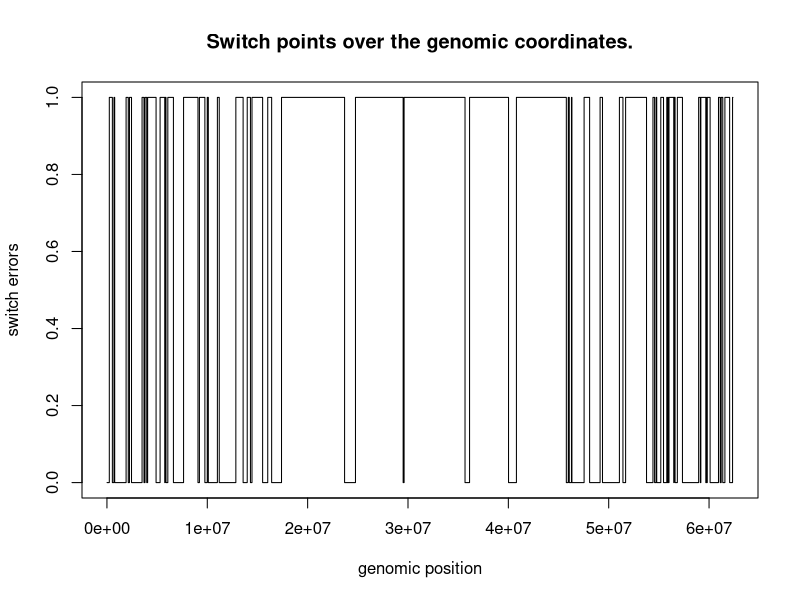
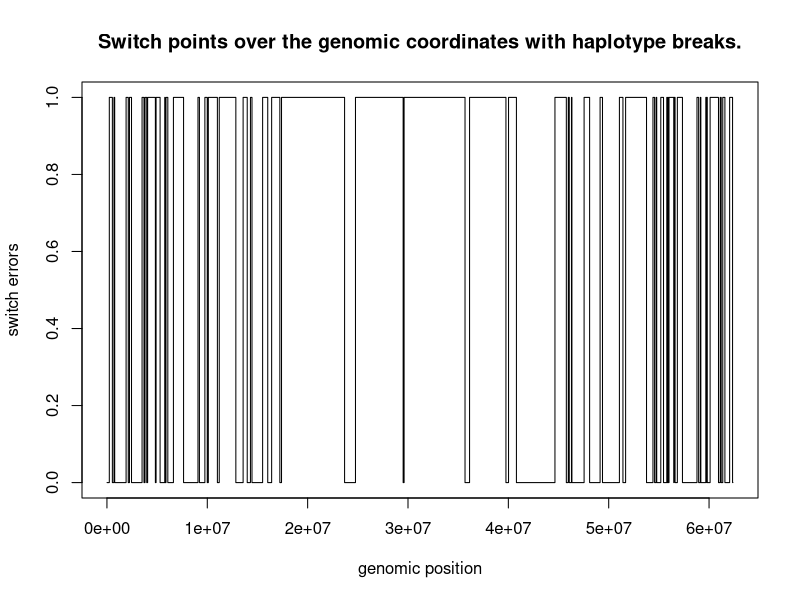

Source code (R) for these figures, in order: (Note: this script raises an error after producing the figures.)

## Purpose of the this script: 
  # Compute the switch points using the truth and phased haplotype (obtained from phaseExtender)
  # Here we use 25 RBphased samples used in SetB_02.

### Set the required path; 
## **update the path as need be with your directory 
getwd()
setwd("/home/priyanka/Dropbox/SharedWithHarish/TestSwitchErrors/SwitchErrorTutorial")
getwd()
list.files()  # read available files and folders 


##########  Switch errors test - Set B (first round of phaseExtension) ########## 
#####  Read the required data  ###### 

## Import "truth haplotype" for SetB
# truth set remains the same 
truthHaplotype_NA12891 <- read.table('SetB/truth_Haplotype_NA12891.txt', header = TRUE)
head(truthHaplotype_NA12891)
  #**Note: R doesn't allow to use ":" in header name and it is automatically renamed to "."
  # you can see this in the output 

# change the name of the header
colnames(truthHaplotype_NA12891)[colnames(truthHaplotype_NA12891)=="NA12891.PI"] <- "true.NA12891.PI"
colnames(truthHaplotype_NA12891)[colnames(truthHaplotype_NA12891)=="NA12891.PG_al"] <- "true.NA12891.PG_al"


## Import "phased haplotype" for SetB
phased_SetB_NA12891 <- read.table('SetB_03/phased_Haplotype_NA12891.txt', header = TRUE)
head(phased_SetB_NA12891)

# change the name of the header
colnames(phased_SetB_NA12891)[colnames(phased_SetB_NA12891)=="NA12891.PI"] <- "phased.NA12891.PI"
colnames(phased_SetB_NA12891)[colnames(phased_SetB_NA12891)=="NA12891.PG_al"] <- "phased.NA12891.PG_al"


## Merge the truth and phased data set to identify switch errors
merged.data <- merge(truthHaplotype_NA12891, phased_SetB_NA12891,
                     by=c("CHROM", "POS"))
head(merged.data)

# set the data in order by "POS" - ** it's very important to do this **
merged.data <- merged.data[order(merged.data$POS),]

# after merging, the row-index becomes random; so let's put it in order
rownames(merged.data) <- NULL

# Now, compare the "truth haplotype" with "phased haplotype" and ...
# ... find the sites where haplotype phasing switched
merged.data$match <- ifelse((merged.data$true.NA12891.PG_al == merged.data$phased.NA12891.PG_al), 0, 1)
# **Note: the "match" column should have values "0's" and "1's". A continous "0" or "1" indicates 
# .. properly phased block. But, transition from 0 -> 1 or from 1 -> 0 suggests a "Switch Error" betweeen the blocks.

# Now, plot the "Switch Error" points as png
png("SwitchPoints_SetB02_withOutHaplotypeBreaks.png", width = 1600, height = 600)
plot(merged.data$POS, merged.data$match, main = "Switch points over the genomic coordinates.", type = "s", 
     xlab = "genomic position", ylab = "switch errors")
#title(main = "Switch points", xlab = 'genomic coordinates', ylab = 'switch points')
dev.off()


# Compute switch error rates 
number_of_hets <- length(merged.data$match)
num_of_switch <- 0
prev_match <- merged.data$match[1]
for (item in merged.data$match){
  curr_match = item
  if (curr_match != prev_match){
    num_of_switch = num_of_switch + 1
    
    # reset the "previous match" value
    prev_match = curr_match}}

switch_err_rate = num_of_switch/(number_of_hets)
switch_err_rate
# [1] 0.009207532

# switch error rate per mb
# the size of human Chr 22 is about 62.3 mb
switch_error_rate_perMb = switch_err_rate/(62)
switch_error_rate_perMb
# [1] 0.0002819994



# switch error after accounting for the initial number of RBphased blocks
######## Fix the switch points by taking "haplotype breaks" into account. ##########
## The above switch point data (i.e "match") and the plot we obtained above doesn't account for break in haplotypes.
# Since our haplotype aren't completely merged genome/chromosome wide. The switch points needs to be defined per block. 

## So, now we compute switch point by including changes in "PI" values.
# Now, the "switch points" are addressed when :
  # we see 0 -> 1, or when 1 -> 0 in the "match" data
  # PI of the haplotype block changes
    # ** So, now we need to account for the match and also for change in haplotype block index.

# the length (number of rows) of the dataframe
seq_len <- length(merged.data$match)
seq_len

# set empty variables 
previous_match <- 0
hap_size <- 0
haplotype_sizes <- integer()  # to store the size of haplotype extended truly.
previous_pi <- 1 
haplotype_breaks <- integer()

# run a for loop to find switch points 
for (ith in c(1:seq_len)){
  current_match = merged.data$match[ith]
  current_pi = merged.data$phased.NA12891.PI[ith]
  if (previous_match == current_match & previous_pi == current_pi) {
    hap_size = hap_size + 1}
  else if (previous_match != current_match | previous_pi != current_pi) {
    # store the haplotype size of properly phased (extended) block
    haplotype_sizes <- c(haplotype_sizes, hap_size)
    hap_size <- 1}  # reset the haplotype size to 1
  
  # store the last haplotype size when the for loop reaches the end
  if (ith == seq_len){
    haplotype_sizes <- c(haplotype_sizes, hap_size)}
  
  # also find the genomic positions where haplotype breaks occur 
  if (previous_pi != current_pi){
    haplotype_breaks <- c(haplotype_breaks, merged.data$POS[ith])}
  
  # update the previous match and pi values for next for-loop 
  previous_match = current_match
  previous_pi = current_pi }


## Identify switch points and compute "switch error" rates. 
# the total number of haplotype blocks represent frequecy of switch points
freq_of_switch = length(haplotype_sizes)
freq_of_switch
total_possible_switch = sum(haplotype_sizes) # or number of hets site
haplotype_sizes

# calculate switch error rate
switch_error_rate = (freq_of_switch/total_possible_switch)
switch_error_rate
# [1] 0.009828264

# switch error rate per mb
switch_error_rate_perMb = switch_error_rate/(62)
switch_error_rate_perMb
# [1] 0.0002819994

## Now, add another column that represent the fully accounted haplotype switchpoints.
phase_state = 0
match_by_pi <- integer()
for (sizes in haplotype_sizes) {
  match_by_pi <- c(match_by_pi, rep(phase_state, sizes))
  
  # change the phase state for next loop
  if (phase_state == 0){
    phase_state = 1}
  else if (phase_state == 1){
    phase_state = 0} }

## add data "match02" to the dataframe
merged.data$match_by_pi <- match_by_pi

## Now, make switch points plot by accounting for the haplotype breaks. 
# for that we will create another column with updated matches between truth and phased haplotypes
png("SwitchPoints_SetB02_includingHaplotypeBreaks.png", width = 1600, height = 600)
plot(merged.data$POS, merged.data$match_by_pi, main = "Switch points over the genomic coordinates with haplotype breaks.", type = "s", 
     xlab = "genomic position", ylab = "switch errors")
dev.off()

## We can now overlay the haplotype breaks position on the top of switch points plot
abline(v=haplotype_breaks, col='red')


# for convenience let's convert this haplotype size list into integer array
haplotype_size_numeric <- as.numeric(unlist(haplotype_sizes))
haplotype_size_numeric

## Let's plot a histogram of the haplotype size distribution 
hisHap <- hist(haplotype_size_numeric)  # general histogram metrics for the data 
hist(haplotype_size_numeric, 
     main="Histogram for Haplotype size distribution", 
     xlab="haplotype size", 
     border="blue", 
     col="green",
     xlim=c(0,200),
     ylim = c(0,320),
     las=1, 
     breaks=20)
# add the size of the frequency to the histogram plot 
text(hisHap$mids,hisHap$counts,labels=hisHap$counts, adj=c(0.5, -0.5))

## Density plot
densHap <- density(haplotype_size_numeric)
plot(densHap, main = "Density plot of the haplotype size distribution")
polygon(densHap, col = 'red', border = 'blue')

print("Completed the switch error analyses on first round of phaseExtension on Set-B02 data.")
#### Complete analyses on Set-B02  #######

